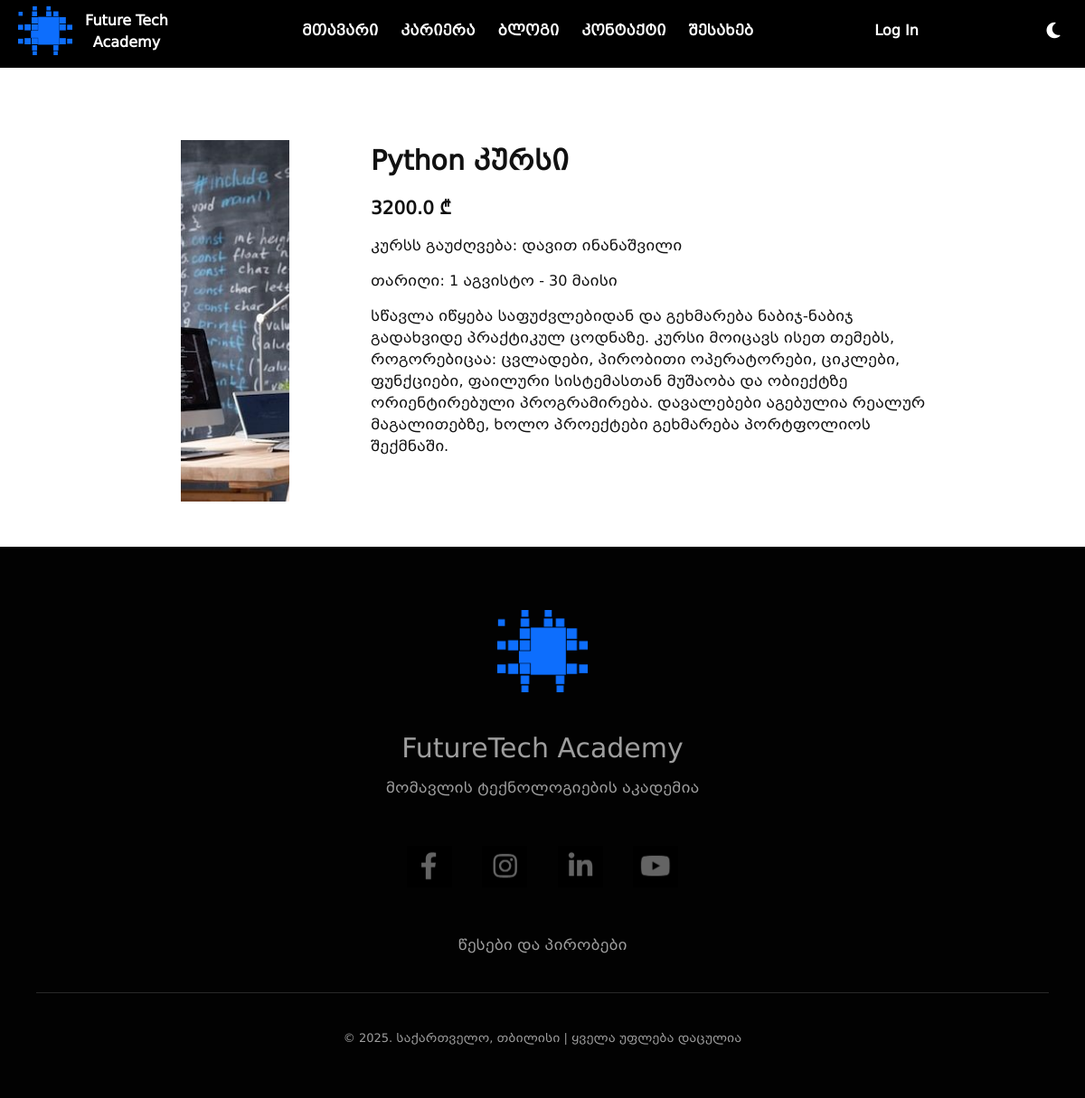
Page /view/1 on the earlier database version.
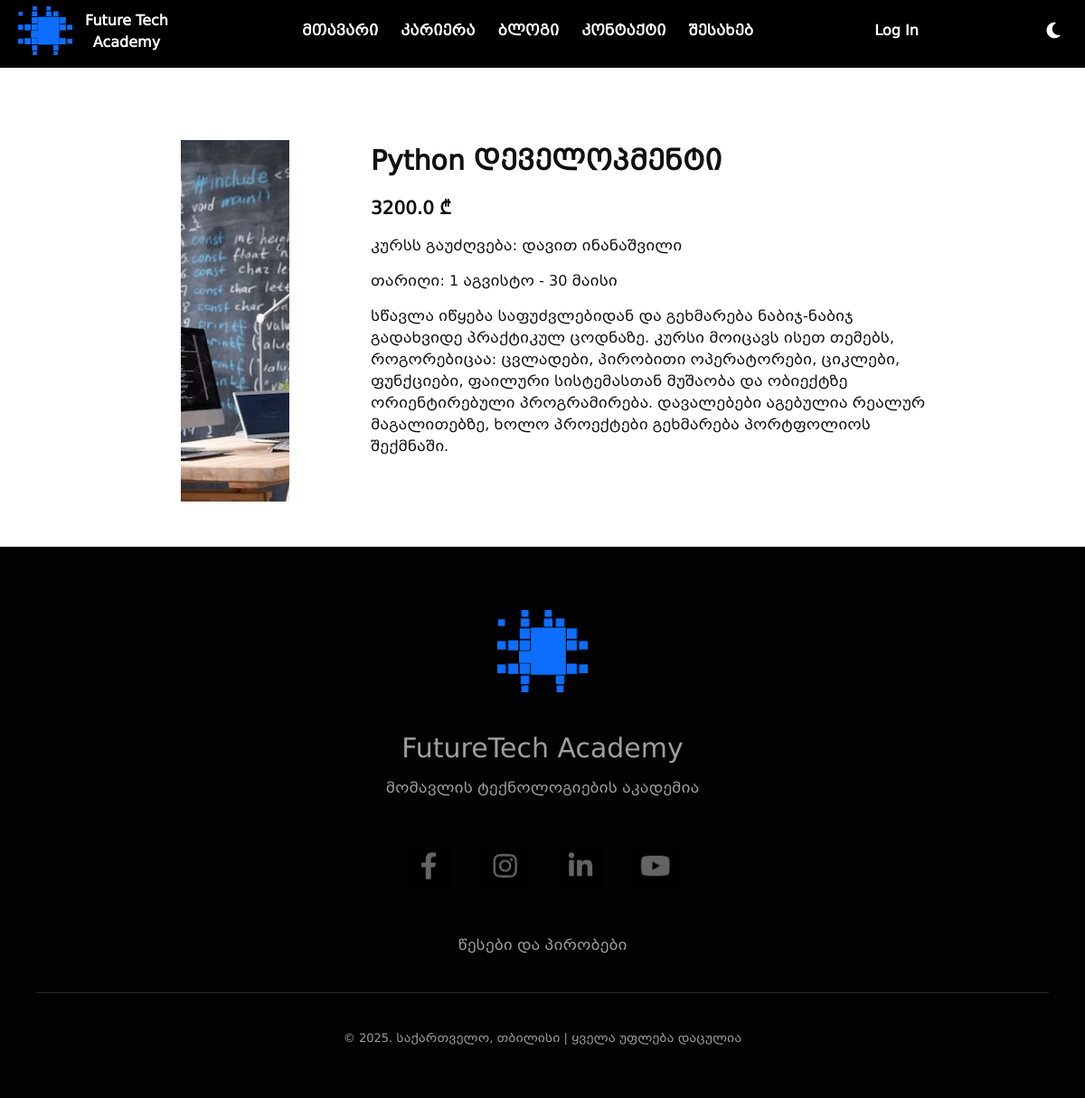
Same page on the later database version.
### src/models/course.py (models this page shows, shortened)
class Course(BaseModel):
    __tablename__ = "courses"
    id = db.Column(db.Integer, primary_key=True)
    name = db.Column(db.String(100))
    price = db.Column(db.Float)
    prof = db.Column(db.String(100))
    img = db.Column(db.String(300))
    description = db.Column(db.String(1000))
    date = db.Column(db.String(50))
    user_courses = db.relationship("UserCourse", back_populates="course")

### src/views/course/routes.py (the view)
@course_blueprint.route("/view/<int:courses_id>")
def view_course(courses_id):
    chosen_course = Course.query.get(courses_id)
    return render_template("course/view_course.html", course=chosen_course)

### src/templates/course/view_course.html (shortened to what this page needs)
{% extends "partials/base.html" %}
{% block content %}
<div class="header-div" style="display: block; background-color: black;"></div>
<div class="course-info">
    <div class="prof"><img src="/static/upload/{{ course.img }}" alt="Course Professor"></div>
    <div class="course-description">
        <div class="title">{{ course.name }}</div>
        <div class="price">{{ course.price }} ₾</div>
        <div class="prof-name">კურსს გაუძღვება: {{ course.prof }}</div>
        <div class="date">თარიღი: {{ course.date }}</div>
        <div class="course-information">{{ course.description }}</div>
    </div>
</div>
{% endblock %}

Differences in the rows shown:
changed Course "დავით ინანაშვილი": name "Python კურსი" → "Python დეველოპმენტი"
